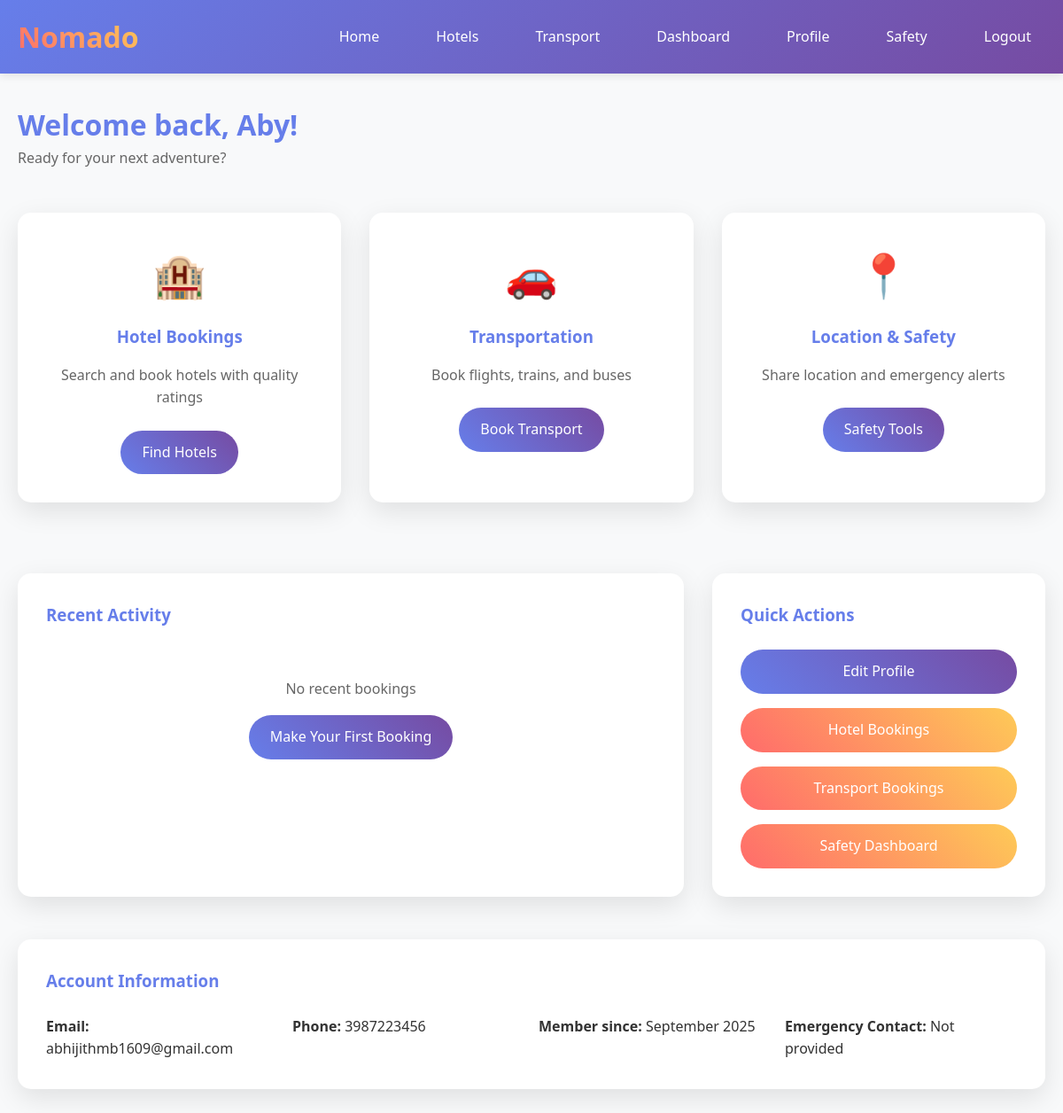
/dashboard/ (signed in), run on the app's committed database.
### user_management/models.py (models this page shows, shortened)
class CustomUser(AbstractUser):
    phone_regex = RegexValidator(regex=r'^\+?1?\d{9,15}$', message="Phone number must be entered in the format: '+999999999'. Up to 15 digits allowed.")
    phone_number = models.CharField(validators=[phone_regex], max_length=17, unique=True)
    date_of_birth = models.DateField(null=True, blank=True)
    emergency_contact_name = models.CharField(max_length=100, blank=True)
    emergency_contact_phone = models.CharField(validators=[phone_regex], max_length=17, blank=True)
    is_service_provider = models.BooleanField(default=False)
    created_at = models.DateTimeField(auto_now_add=True)
    updated_at = models.DateTimeField(auto_now=True)

### user_management/views.py (the view)
# urls.py: path('dashboard/', views.dashboard_view, name='dashboard'),
@login_required
def dashboard_view(request):
    return render(request, 'user_management/dashboard.html')

### templates/user_management/dashboard.html (shortened to what this page needs)
{% extends 'base.html' %}
{% block content %}
<div style="margin-bottom: 2rem;">
    <h1 style="color: #667eea;">Welcome back, {{ user.first_name|default:user.username }}!</h1>
    <p style="color: #666;">Ready for your next adventure?</p>
</div>
<div style="display: grid; grid-template-columns: repeat(auto-fit, minmax(300px, 1fr)); gap: 2rem; margin-bottom: 3rem;">
    <div class="card" style="text-align: center;">
        <div style="font-size: 3rem; margin-bottom: 1rem;">🏨</div>
        <h3 style="color: #667eea; margin-bottom: 1rem;">Hotel Bookings</h3>
        <p style="margin-bottom: 1.5rem; color: #666;">Search and book hotels with quality ratings</p>
        <a href="{% url 'hotel_search' %}" class="btn">Find Hotels</a>
    </div>
    <div class="card" style="text-align: center;">
        <div style="font-size: 3rem; margin-bottom: 1rem;">🚗</div>
        <h3 style="color: #667eea; margin-bottom: 1rem;">Transportation</h3>
        <p style="margin-bottom: 1.5rem; color: #666;">Book flights, trains, and buses</p>
        <a href="{% url 'transport_search' %}" class="btn">Book Transport</a>
    </div>
    <div class="card" style="text-align: center;">
        <div style="font-size: 3rem; margin-bottom: 1rem;">📍</div>
        <h3 style="color: #667eea; margin-bottom: 1rem;">Location & Safety</h3>
        <p style="margin-bottom: 1.5rem; color: #666;">Share location and emergency alerts</p>
        <a href="{% url 'location_share' %}" class="btn">Safety Tools</a>
    </div>
</div>
<div style="display: grid; grid-template-columns: 2fr 1fr; gap: 2rem;">
    <div class="card">
        <h3 style="color: #667eea; margin-bottom: 1.5rem;">Recent Activity</h3>
        <div style="text-align: center; padding: 2rem; color: #666;">
            <p>No recent bookings</p>
            <a href="{% url 'hotel_search' %}" class="btn" style="margin-top: 1rem;">Make Your First Booking</a>
        </div>
    </div>
    <div class="card">
        <h3 style="color: #667eea; margin-bottom: 1.5rem;">Quick Actions</h3>
        <div style="display: flex; flex-direction: column; gap: 1rem;">
            <a href="{% url 'profile' %}" class="btn" style="text-align: center;">Edit Profile</a>
            <a href="{% url 'my_hotel_bookings' %}" class="btn btn-secondary" style="text-align: center;">Hotel Bookings</a>
            <a href="{% url 'my_transport_bookings' %}" class="btn btn-secondary" style="text-align: center;">Transport Bookings</a>
            <a href="{% url 'location_share' %}" class="btn btn-secondary" style="text-align: center;">Safety Dashboard</a>
        </div>
    </div>
</div>
<div class="card" style="margin-top: 2rem;">
    <h3 style="color: #667eea; margin-bottom: 1.5rem;">Account Information</h3>
    <div style="display: grid; grid-template-columns: repeat(auto-fit, minmax(250px, 1fr)); gap: 1rem;">
        <div>
            <strong>Email:</strong> {{ user.email }}
        </div>
        <div>
            <strong>Phone:</strong> {{ user.phone_number|default:"Not provided" }}
        </div>
        <div>
            <strong>Member since:</strong> {{ user.created_at|date:"F Y" }}
        </div>
        <div>
            <strong>Emergency Contact:</strong> {{ user.emergency_contact_name|default:"Not provided" }}
        </div>
    </div>
</div>
{% endblock %}

### templates/base.html (style rules this page uses)
* { margin: 0; padding: 0; box-sizing: border-box; }
body { font-family: 'Segoe UI', Tahoma, Geneva, Verdana, sans-serif; line-height: 1.6; background-color: #f8f9fa; color: #333; }
.btn { padding: 12px 24px; background: linear-gradient(45deg, #667eea, #764ba2); color: white; border: none; border-radius: 25px; cursor: pointer; text-decoration: none; display: inline-block; transition: all 0.3s ease; font-weight: 500; }
.btn-secondary { background: linear-gradient(45deg, #ff6b6b, #feca57); }
.card { background: white; border-radius: 15px; padding: 2rem; margin: 1rem 0; box-shadow: 0 10px 30px rgba(0,0,0,0.1); transition: transform 0.3s ease; }

### data on the page
CustomUser: first_name "Aby", email "abhijithmb1609@gmail.com", phone_number "3987223456", created_at "September 2025", emergency_contact_name "Not provided"
